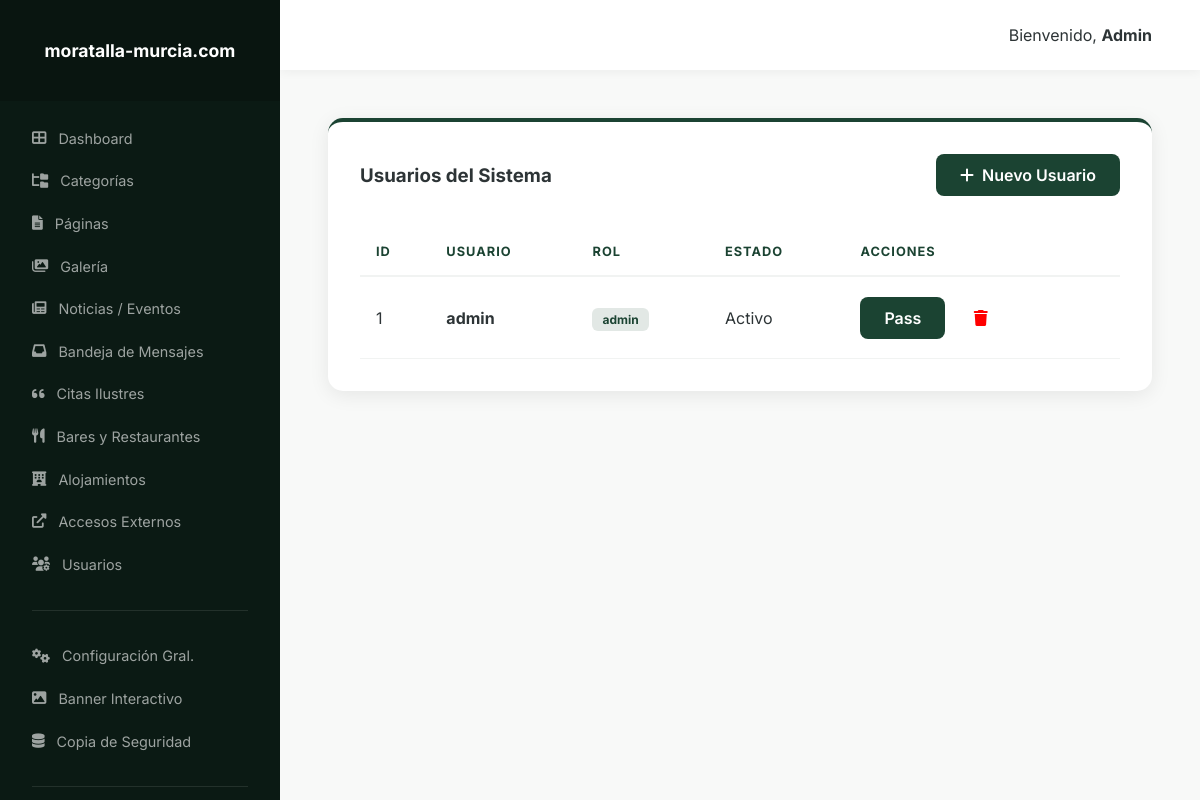
The page /admin/users.php (signed in) on the database its author committed.
### tables this page shows
CREATE TABLE `users` (
    `id` INT AUTO_INCREMENT PRIMARY KEY,
    `username` VARCHAR(191) NOT NULL UNIQUE,
    `password` VARCHAR(255) NOT NULL,
    `role` ENUM('admin', 'editor') DEFAULT 'admin',
    `failed_attempts` INT DEFAULT 0,
    `locked_until` DATETIME NULL DEFAULT NULL,
    `created_at` TIMESTAMP DEFAULT CURRENT_TIMESTAMP
);

### admin/users.php (the view, shortened to what this page needs)
<?php
require_once 'inc/layout.php';
$pdo = getDB();
$action = $_GET['action'] ?? 'list';
?>
<?php if ($action == 'list'): ?>
    <div class="card">
        <div style="display: flex; justify-content: space-between; align-items: center; margin-bottom: 2rem;">
            <h3>Usuarios del Sistema</h3>
            <a href="?action=add" class="btn btn-primary"><i class="fas fa-plus"></i> Nuevo Usuario</a>
        </div>
        <table>
            <thead>
                <tr>
                    <th>ID</th>
                    <th>Usuario</th>
                    <th>Rol</th>
                    <th>Estado</th>
                    <th>Acciones</th>
                </tr>
            </thead>
            <tbody>
                <?php
                $stmt = $pdo->query("SELECT * FROM users ORDER BY username ASC");
                while ($u = $stmt->fetch()) {
                    $status = ($u['locked_until'] && strtotime($u['locked_until']) > time()) ? "Bloqueado" : "Activo";
                    echo "<tr>
                        <td>{$u['id']}</td>
                        <td><strong>{$u['username']}</strong></td>
                        <td><span class='badge badge-info'>{$u['role']}</span></td>
                        <td>{$status}</td>
                        <td>
                            <a href='?action=change_pass&id={$u['id']}' class='btn btn-sm btn-primary'>Pass</a>
                            <a href='?action=delete&id={$u['id']}' class='btn btn-sm' style='color:red' onclick='return confirm(\"¿Eliminar usuario?\")'><i class='fas fa-trash'></i></a>
                        </td>
                    </tr>";
                }
                ?>
            </tbody>
        </table>
    </div>
<?php endif; ?>

### admin/admin-style.css (style rules this page uses)
:root { --primary: #1b4332; --primary-dark: #081c15; --accent: #d4af37; --dark: #0b1a14; --light: #f8f9f8; --gray-100: #f1f3f2; --gray-200: #e2e8e5; --gray-300: #cbd5d0; --text: #2d3436; --shadow: 0 4px 20px rgba(0,0,0,0.08); }
* { margin: 0; padding: 0; box-sizing: border-box; }
body { font-family: 'Inter', sans-serif; background-color: var(--light); color: var(--text); display: flex; min-height: 100vh; }
.admin-body { display: flex; width: 100%; }
.card { background: white; border-radius: 15px; padding: 2rem; box-shadow: var(--shadow); margin-bottom: 2rem; border-top: 4px solid var(--primary); }
.btn { padding: 0.7rem 1.5rem; border-radius: 8px; border: none; cursor: pointer; font-weight: 600; transition: all 0.3s; display: inline-flex; align-items: center; gap: 8px; text-decoration: none; }
.btn-primary { background: var(--primary); color: white; }
.badge { padding: 4px 10px; border-radius: 6px; font-size: 0.75rem; font-weight: 700; }
.badge-info { background: var(--gray-200); color: var(--primary); }
table { width: 100%; border-collapse: collapse; }
th { text-align: left; padding: 1rem; border-bottom: 2px solid var(--gray-100); color: var(--primary); font-size: 0.8rem; text-transform: uppercase; letter-spacing: 1px; }
td { padding: 1.2rem 1rem; border-bottom: 1px solid var(--gray-100); }

### rows shown on the page
users: id "1", username "admin", role "admin"
